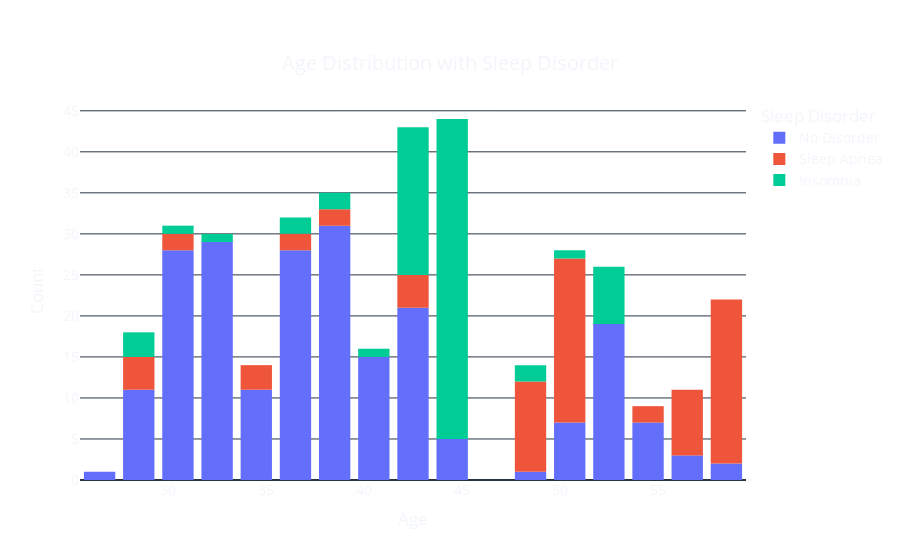

Notebook code for this chart:
### Code cell
import plotly.express as px

# Create a histogram to visualize the age distribution with sleep disorder
# Assuming 'data' is your DataFrame and it contains columns named 'Age' and 'Sleep Disorder'
fig = px.histogram(data, x='Age', color='Sleep Disorder', 
                   title='Age Distribution with Sleep Disorder',
                   labels={'Age': 'Age', 'count': 'Count'},
                   template='plotly_dark')

# Update layout of the histogram
fig.update_layout(
    xaxis_title='Age',  # Set x-axis title
    yaxis_title='Count',  # Set y-axis title
    title={
        'text': "Age Distribution with Sleep Disorder",
        'y': 0.9,
        'x': 0.5,
        'xanchor': 'center',
        'yanchor': 'top'
    },  # Configure title properties
    font=dict(size=14),  # Set overall font size
    plot_bgcolor='rgba(0,0,0,0)',  # Set plot background to transparent
    paper_bgcolor='rgba(0,0,0,0)',  # Set paper background to transparent
    bargap=0.2  # Set the gap between bars to 0.2
)

# Show the histogram
fig.show()

### Figure 1 — Plotly figure (JSON) as saved in the notebook; plotly's stock layout.template omitted (floating-point values rounded to 4 significant figures; data arrays with more than 128 entries replaced by an {"elided": "..."} marker saying what was removed)
{"data": [{"alignmentgroup": "True", "bingroup": "x", "hovertemplate": "Sleep Disorder=No Disorder<br>Age=%{x}<br>count=%{y}<extra></extra>", "legendgroup": "No Disorder", "marker": {"color": "#636efa", "pattern": {"shape": ""}}, "name": "No Disorder", "offsetgroup": "No Disorder", "orientation": "v", "showlegend": true, "type": "histogram", "x": {"elided": "219 int values"}, "xaxis": "x", "yaxis": "y"}, {"alignmentgroup": "True", "bingroup": "x", "hovertemplate": "Sleep Disorder=Sleep Apnea<br>Age=%{x}<br>count=%{y}<extra></extra>", "legendgroup": "Sleep Apnea", "marker": {"color": "#EF553B", "pattern": {"shape": ""}}, "name": "Sleep Apnea", "offsetgroup": "Sleep Apnea", "orientation": "v", "showlegend": true, "type": "histogram", "x": [28, 28, 29, 29, 30, 31, 34, 34, 35, 36, 36, 38, 38, 42, 42, 43, 43, 48, 49, 49, 49, 49, 49, 49, 49, 49, 49, 49, 50, 50, 50, 50, 50, 50, 50, 50, 50, 50, 50, 50, 50, 50, 50, 50, 50, 51, 51, 51, 55, 55, 57, 57, 57, 57, 57, 57, 57, 57, 58, 58, 58, 58, 58, 58, 59, 59, 59, 59, 59, 59, 59, 59, 59, 59, 59, 59, 59, 59], "xaxis": "x", "yaxis": "y"}, {"alignmentgroup": "True", "bingroup": "x", "hovertemplate": "Sleep Disorder=Insomnia<br>Age=%{x}<br>count=%{y}<extra></extra>", "legendgroup": "Insomnia", "marker": {"color": "#00cc96", "pattern": {"shape": ""}}, "name": "Insomnia", "offsetgroup": "Insomnia", "orientation": "v", "showlegend": true, "type": "histogram", "x": [28, 29, 29, 30, 33, 36, 36, 39, 39, 41, 42, 43, 43, 43, 43, 43, 43, 43, 43, 43, 43, 43, 43, 43, 43, 43, 43, 43, 44, 44, 44, 44, 44, 44, 44, 44, 44, 44, 44, 44, 44, 44, 44, 44, 44, 44, 44, 44, 44, 44, 44, 44, 44, 44, 44, 44, 45, 45, 45, 45, 45, 45, 45, 45, 45, 45, 45, 48, 48, 50, 52, 52, 52, 52, 52, 52, 53], "xaxis": "x", "yaxis": "y"}], "layout": {"autosize": true, "bargap": 0.2, "barmode": "relative", "font": {"size": 14}, "legend": {"title": {"text": "Sleep Disorder"}, "tracegroupgap": 0}, "paper_bgcolor": "rgba(0, 0, 0, 0)", "plot_bgcolor": "rgba(0, 0, 0, 0)", "title": {"text": "Age Distribution with Sleep Disorder", "x": 0.5, "xanchor": "center", "y": 0.9, "yanchor": "top"}, "xaxis": {"anchor": "y", "autorange": true, "domain": [0, 1], "range": [25.5, 59.5], "title": {"text": "Age"}, "type": "linear"}, "yaxis": {"anchor": "x", "autorange": true, "domain": [0, 1], "range": [0, 46.32], "title": {"text": "Count"}}}}
